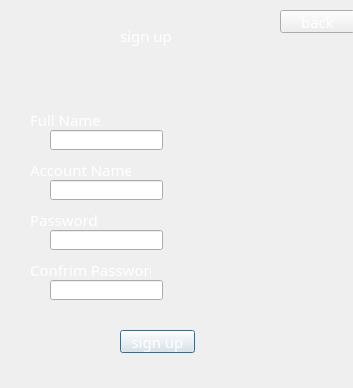
<?xml version="1.0" encoding="UTF-8"?>
<ui version="4.0">
 <class>sellersignuppage</class>
 <widget class="QDialog" name="sellersignuppage">
  <property name="geometry">
   <rect>
    <x>0</x>
    <y>0</y>
    <width>353</width>
    <height>388</height>
   </rect>
  </property>
  <property name="font">
   <font>
    <family>MV Boli</family>
    <pointsize>11</pointsize>
   </font>
  </property>
  <property name="windowTitle">
   <string>Dialog</string>
  </property>
  <property name="styleSheet">
   <string notr="true">background-image:url(:/imagestart/pic/ssn2.jpg);</string>
  </property>
  <widget class="QPushButton" name="pushButton">
   <property name="geometry">
    <rect>
     <x>120</x>
     <y>330</y>
     <width>75</width>
     <height>23</height>
    </rect>
   </property>
   <property name="styleSheet">
    <string notr="true">color: rgb(255, 255, 255);</string>
   </property>
   <property name="text">
    <string>sign up</string>
   </property>
  </widget>
  <widget class="QLabel" name="label">
   <property name="geometry">
    <rect>
     <x>120</x>
     <y>20</y>
     <width>101</width>
     <height>31</height>
    </rect>
   </property>
   <property name="styleSheet">
    <string notr="true">color: rgb(255, 255, 255);
font: 18pt &quot;MV Boli&quot;;
background-image:url(:/imagestart/pic/t2.jpg);</string>
   </property>
   <property name="text">
    <string>sign up</string>
   </property>
  </widget>
  <widget class="QLabel" name="label_2">
   <property name="geometry">
    <rect>
     <x>30</x>
     <y>110</y>
     <width>91</width>
     <height>20</height>
    </rect>
   </property>
   <property name="styleSheet">
    <string notr="true">color: rgb(255, 255, 255);
background-image:url(:/imagestart/pic/t2.jpg);</string>
   </property>
   <property name="text">
    <string>Full Name</string>
   </property>
  </widget>
  <widget class="QLabel" name="label_3">
   <property name="geometry">
    <rect>
     <x>30</x>
     <y>160</y>
     <width>101</width>
     <height>20</height>
    </rect>
   </property>
   <property name="styleSheet">
    <string notr="true">color: rgb(255, 255, 255);
background-image:url(:/imagestart/pic/t2.jpg);</string>
   </property>
   <property name="text">
    <string>Account Name</string>
   </property>
  </widget>
  <widget class="QLineEdit" name="names">
   <property name="geometry">
    <rect>
     <x>50</x>
     <y>130</y>
     <width>113</width>
     <height>20</height>
    </rect>
   </property>
   <property name="styleSheet">
    <string notr="true">background-image:url(:/imagestart/pic/t1.jpg);</string>
   </property>
  </widget>
  <widget class="QLineEdit" name="usernames">
   <property name="geometry">
    <rect>
     <x>50</x>
     <y>180</y>
     <width>113</width>
     <height>20</height>
    </rect>
   </property>
   <property name="styleSheet">
    <string notr="true">background-image:url(:/imagestart/pic/t1.jpg);</string>
   </property>
  </widget>
  <widget class="QLineEdit" name="passwords">
   <property name="geometry">
    <rect>
     <x>50</x>
     <y>230</y>
     <width>113</width>
     <height>20</height>
    </rect>
   </property>
   <property name="styleSheet">
    <string notr="true">background-image:url(:/imagestart/pic/t1.jpg);</string>
   </property>
   <property name="echoMode">
    <enum>QLineEdit::Password</enum>
   </property>
  </widget>
  <widget class="QLineEdit" name="cpasswords">
   <property name="geometry">
    <rect>
     <x>50</x>
     <y>280</y>
     <width>113</width>
     <height>20</height>
    </rect>
   </property>
   <property name="styleSheet">
    <string notr="true">background-image:url(:/imagestart/pic/t1.jpg);</string>
   </property>
   <property name="echoMode">
    <enum>QLineEdit::Password</enum>
   </property>
  </widget>
  <widget class="QLabel" name="password">
   <property name="geometry">
    <rect>
     <x>30</x>
     <y>210</y>
     <width>91</width>
     <height>20</height>
    </rect>
   </property>
   <property name="styleSheet">
    <string notr="true">color: rgb(255, 255, 255);
background-image:url(:/imagestart/pic/t2.jpg);</string>
   </property>
   <property name="text">
    <string>Password</string>
   </property>
  </widget>
  <widget class="QLabel" name="cpassword">
   <property name="geometry">
    <rect>
     <x>30</x>
     <y>260</y>
     <width>121</width>
     <height>20</height>
    </rect>
   </property>
   <property name="styleSheet">
    <string notr="true">color: rgb(255, 255, 255);
background-image:url(:/imagestart/pic/t2.jpg);</string>
   </property>
   <property name="text">
    <string>Confrim Password</string>
   </property>
  </widget>
  <widget class="QPushButton" name="pushButton_2">
   <property name="geometry">
    <rect>
     <x>280</x>
     <y>10</y>
     <width>75</width>
     <height>23</height>
    </rect>
   </property>
   <property name="styleSheet">
    <string notr="true">color: rgb(255, 255, 255);</string>
   </property>
   <property name="text">
    <string>back</string>
   </property>
  </widget>
 </widget>
 <resources/>
 <connections/>
</ui>
